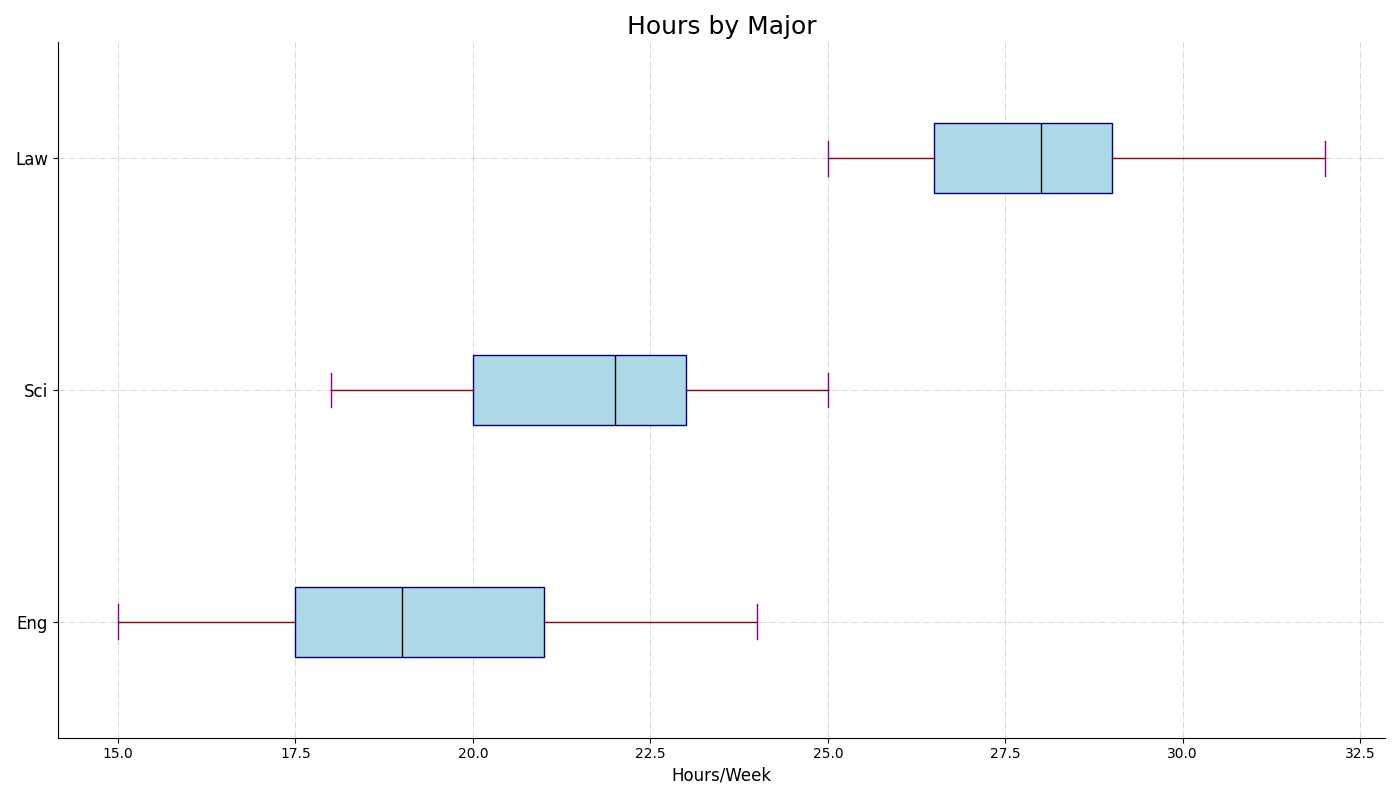

Reproduce this figure in Python.
import matplotlib.pyplot as plt
import numpy as np

# Modified data construction
engineering_hours = [15, 18, 21, 19, 20, 22, 24, 17, 16, 20, 23, 21, 19, 18, 17]
science_hours = [20, 22, 19, 24, 21, 23, 25, 18, 22, 21, 20, 22, 24, 19, 23]
law_hours = [25, 28, 26, 29, 27, 30, 32, 26, 28, 29, 30, 27, 28, 25, 29]

data = [engineering_hours, science_hours, law_hours]
majors = ["Eng", "Sci", "Law"]

# Plotting
fig, ax = plt.subplots(figsize=(14, 8))

box = ax.boxplot(data, vert=False, patch_artist=True, notch=False, whis=1.2,
                 boxprops=dict(facecolor='lightblue', color="navy"),
                 whiskerprops=dict(color="darkred"),
                 capprops=dict(color="purple"),
                 flierprops=dict(marker="*", color="orange", alpha=0.6),
                 medianprops=dict(color="black"))

ax.set_title("Hours by Major", fontsize=18, fontweight='medium')
ax.set_xlabel("Hours/Week", fontsize=12)
ax.set_yticklabels(majors, fontsize=12)

ax.spines['top'].set_visible(False)
ax.spines['right'].set_visible(False)
ax.grid(True, linestyle='-.', linewidth=0.7, alpha=0.5)

plt.tight_layout()
plt.show()
